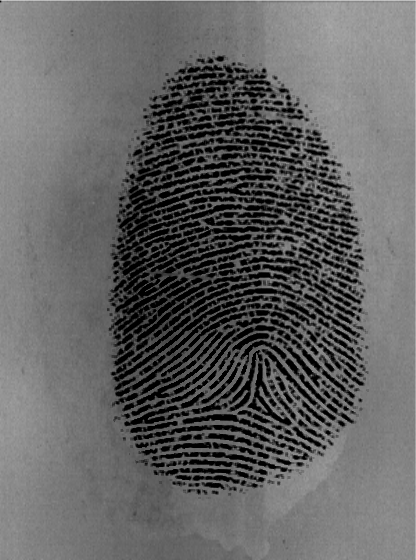
//> input picture Thresholding/Thresholding_week3/Q2.png, 416 x 560 px
$ ./DIP_mid_quiz3   (built with g++ and OpenCV 4)
//> lines starting //> are read from the running program, lines starting //| are printed output that depends on the picture
//> further down, srcImage is the input picture: 560 rows x 416 cols, CV_8UC1; min 0, max 206, mean 98.1
////  DFT Low and High Pass Filters ////
#include "opencv2/highgui/highgui.hpp"
#include "opencv2/imgcodecs.hpp"
#include "opencv2/imgproc/imgproc.hpp"
#include <iostream>
#include <stdio.h>

using namespace cv;
using namespace std;

/////////// Setting Position //////////////

void ChangeSignOddPositionInXY(Mat& m)
{
	int x, y;
	float fValue;
	for (y = 0; y < m.rows; y++)
		for (x = 0; x < m.cols; x++)
		{
			fValue = m.at<float>(y, x);
			//		if((x+y)%2==1 && fValue != 0)
			if ((x + y) % 2 == 1) // odd number
				m.at<float>(y, x) = -fValue;
		}
//> this loop made 560 passes
//> fValue on passes 1 to 3: 206, 165, 172
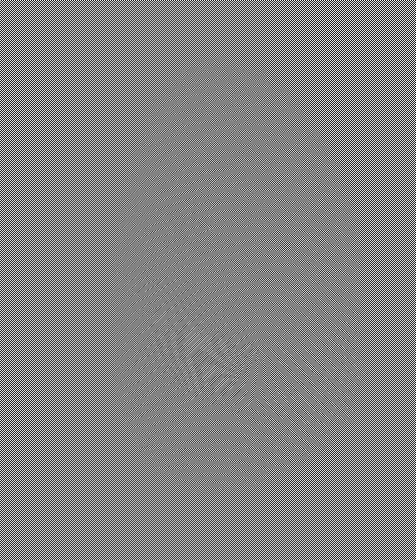
//> m: 560 rows x 416 cols, CV_32FC1; min -206, max 195, mean 0; drawn with min black and max white
//> after the loop, fValue = 166
}

/////////////// Gaussian LowPassFilter function //////////////////

int GaussianLowPassFilter(Mat srcM, Mat dstM, double cutOff)
{
//> called with cutOff = 30
	int u, v;
	double D; //distance
	double H;
	double centerU = srcM.cols / 2;
//> centerU = 208
	double centerV = srcM.rows / 2;
//> centerV = 280
	Vec2d cmplxValue;

	//Gaussian LowPass Filter
	for (v = 0; v < srcM.rows; v++)
	{
		for (u = 0; u < srcM.cols; u++)
		{
			D = sqrt((u - centerU) * (u - centerU) + (v - centerV) * (v - centerV));
			H = exp(-D * D / (2.0 * cutOff * cutOff)); //ch4. 28p 적용된 식

			cmplxValue = srcM.at<Vec2f>(v, u);
			cmplxValue.val[0] *= H;
			cmplxValue.val[1] *= H;
			dstM.at<Vec2f>(v, u) = cmplxValue;
		}
	}
//> this loop made 560 passes
//> (D, H, cmplxValue) on passes 1 to 3: (348.2, 5.57e-30, [-1.63e-26, 7.37e-27]), (347.4, 7.6e-30, [7.5e-27, -1.07e-26]), (346.6, 1.04e-29, [6.54e-27, 2.41e-26])
//> after the loop, D = 347.4; H = 7.6e-30; cmplxValue = [1.82e-26, -3.76e-29]
	return 0;
}


/////////////// Butterworth HighPassFilter function //////////////////

int ButterworthHighPassFilter(Mat srcM, Mat dstM, double cutOff, int n = 2)
{
	int u, v;
	double D; //distance
	double H;
	double centerU = srcM.cols / 2;
	double centerV = srcM.rows / 2;
	Vec2d cmplxValue;

	//Butterworth High Pass Filter
	for (v = 0; v < srcM.rows; v++)
	{
		for (u = 0; u < srcM.cols; u++)
		{
			D = sqrt((u - centerU) * (u - centerU) + (v - centerV) * (v - centerV));
			H = 1.0 / (1.0 + pow(cutOff / D, 2 * n));

			cmplxValue = srcM.at<Vec2f>(v, u);
			cmplxValue.val[0] *= H;
			cmplxValue.val[1] *= H;
			dstM.at<Vec2f>(v, u) = cmplxValue;
		}
	}
	return 0;
}

int main()
{
	Mat srcImage = imread("Q2.png", IMREAD_GRAYSCALE); //gray scale로 읽기
	imshow("original", srcImage);

	Mat fImage, Fimage2;
	srcImage.convertTo(fImage, CV_32F); //int rtype is CV_32F
	ChangeSignOddPositionInXY(fImage);

	//DFT
	Mat gau, gau_, but, but_;
	Mat dft_org, dft_org2;
	Mat dstImageG, dstImageB; //과제용 Mat변수 하나추가
	double D0 = 30.0;

	dft(fImage, dft_org, DFT_COMPLEX_OUTPUT);

	//Cutoff = 5
	dft_org.copyTo(gau);

	GaussianLowPassFilter(gau, gau, D0);

	dft(gau, gau_, DFT_INVERSE | DFT_SCALE | DFT_REAL_OUTPUT);
	ChangeSignOddPositionInXY(gau_);
//> the loop in ChangeSignOddPositionInXY (call 2), `for (y = 0; y < m.rows; y++)` made 560 passes
//> fValue on passes 1 to 3: -146.6, 147.4, -148.4
//> after the loop in ChangeSignOddPositionInXY (call 2), `for (y = 0; y < m.rows; y++)`:
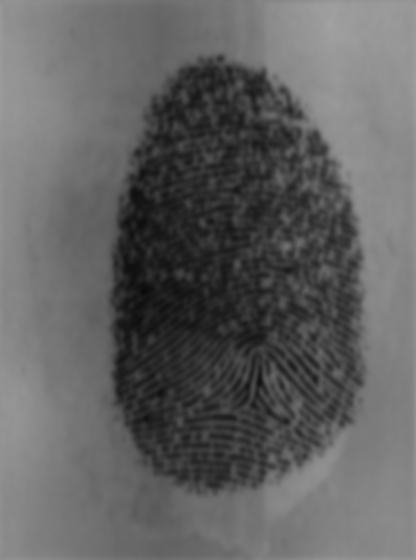
//> m: 560 rows x 416 cols, CV_32FC1; min 10.51, max 162.6, mean 98.1
//> after the loop in ChangeSignOddPositionInXY (call 2), `for (y = 0; y < m.rows; y++)`: fValue = 146

	gau_.convertTo(dstImageG, CV_8U);
	normalize(dstImageG, dstImageG, 0, 255, NORM_MINMAX, CV_8U);
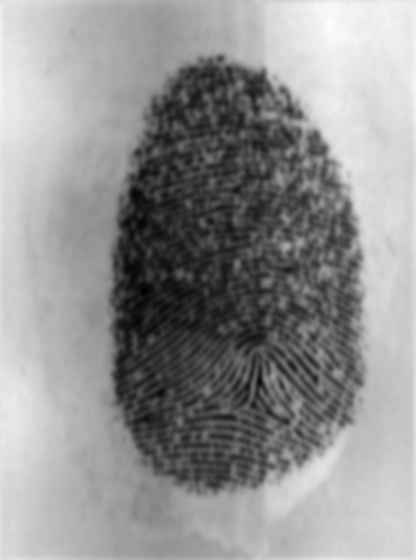
//> dstImageG: 560 rows x 416 cols, CV_8UC1; min 0, max 255, mean 146.2
	imshow("dstImage gau", dstImageG);
	//ok
	/////////////////////////////////////////////////////////////////////////////////////

	/////////High Pass Filters/////////
	dstImageG.convertTo(Fimage2, CV_32F); //int rtype is CV_32F
	ChangeSignOddPositionInXY(Fimage2);
	dft(Fimage2, dft_org2, DFT_COMPLEX_OUTPUT);
	dft_org2.copyTo(but);

	ButterworthHighPassFilter(but, but, D0, 4);
//> the loop in ButterworthHighPassFilter, `for (v = 0; v < srcM.rows; v++)` made 560 passes
//> (D, cmplxValue) on passes 1 to 3: (348.2, [-33.93, 159.9]), (347.4, [118, -291.9]), (346.6, [-235.9, 16.43])
//> after the loop in ButterworthHighPassFilter, `for (v = 0; v < srcM.rows; v++)`: D = 347.4; H = 1; cmplxValue = [-194.7, 77.96]

	dft(but, but_, DFT_INVERSE | DFT_SCALE | DFT_REAL_OUTPUT);
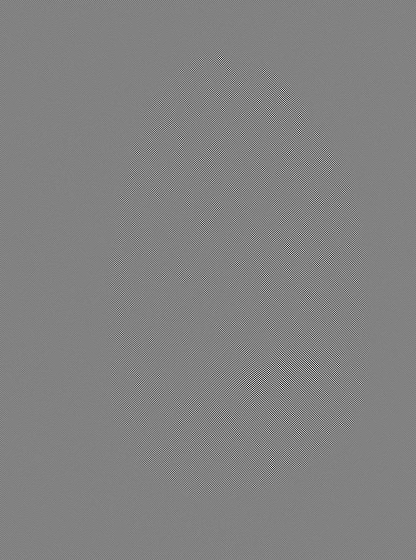
//> but_: 560 rows x 416 cols, CV_32FC1; min -44.56, max 42.79, mean 0; drawn with min black and max white
	ChangeSignOddPositionInXY(but_);
//> the loop in ChangeSignOddPositionInXY (call 4), `for (y = 0; y < m.rows; y++)` made 560 passes
//> fValue on passes 1 to 3: -0.183, -1.5, 1.09
//> after the loop in ChangeSignOddPositionInXY (call 4), `for (y = 0; y < m.rows; y++)`:
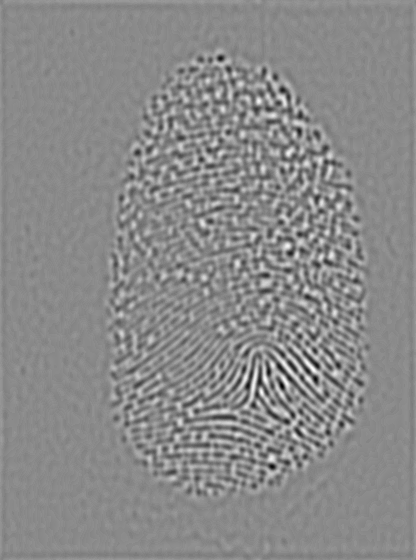
//> m: 560 rows x 416 cols, CV_32FC1; min -44.56, max 37.74, mean 0; drawn with min black and max white
//> after the loop in ChangeSignOddPositionInXY (call 4), `for (y = 0; y < m.rows; y++)`: fValue = -0.0999

	but_.convertTo(dstImageB, CV_8U);
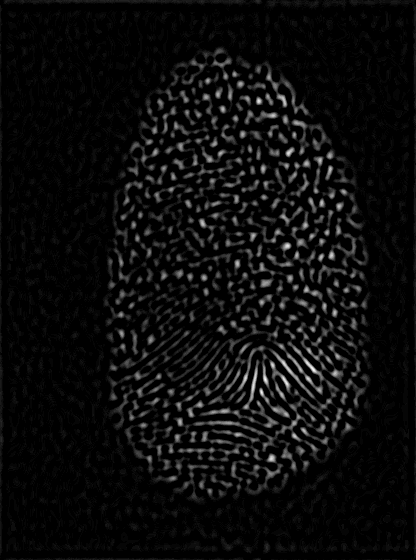
//> dstImageB: 560 rows x 416 cols, CV_8UC1; min 0, max 38, mean 1.8; drawn with min black and max white
	normalize(dstImageB, dstImageB, 0, 255, NORM_MINMAX, CV_8U);
	imshow("dstImage but", dstImageB);

	waitKey();
	return 0;
}


/// Play with the threhold values and choose the best one for all the five methods
